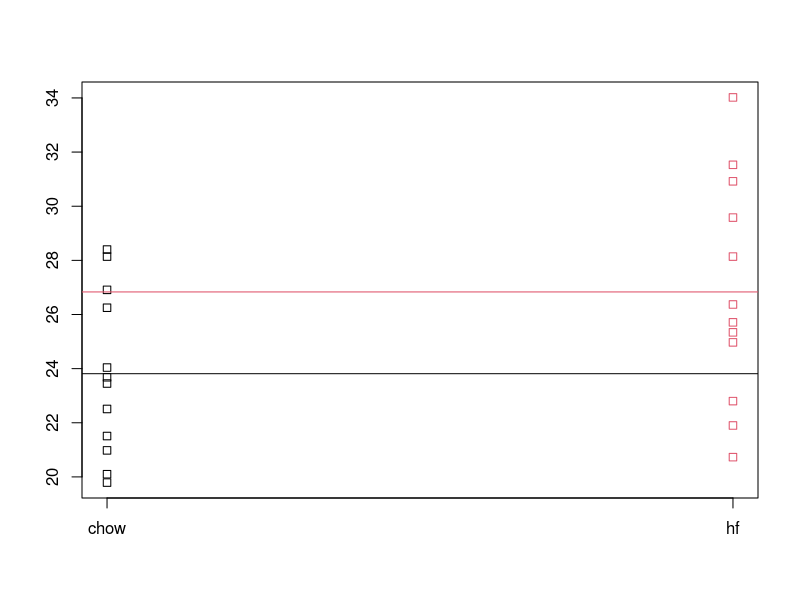

Reproduce this figure in R.
setwd("c:/artr/genome")
dat<- read.csv("femaleMiceWeights_csv.txt")
head(dat)
str(dat)
cont<- dat[dat$diet=="chow",2]
fat <- dat[dat$diet=="hf",2]
cm<-mean(cont)
fm<-mean(fat)
fm-cm
colnames(dat)
colnames(dat)<-c("diet","wght")
s<- split(dat[,2],dat[,1])
stripchart(s,vertical=TRUE,col=1:2)
abline(h=sapply(s,mean),col=1:2)
which(cont>fm)
fat
